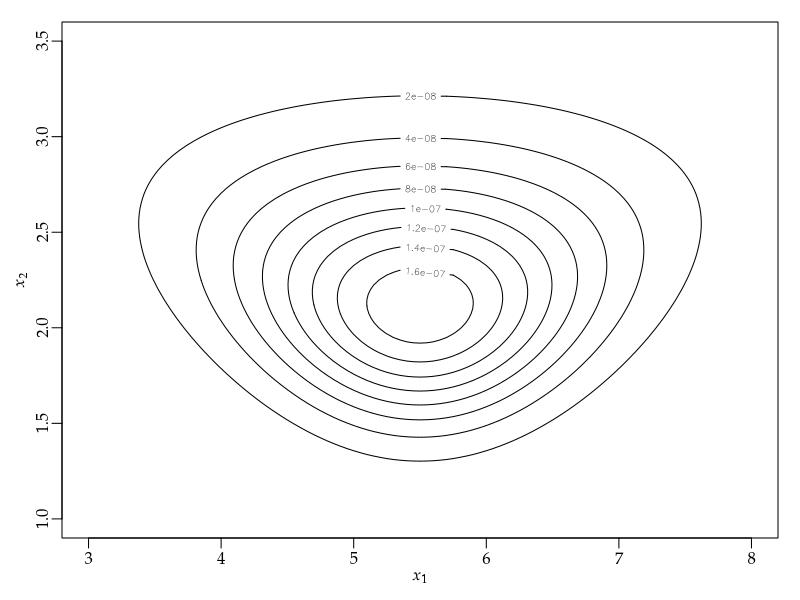

The R source for this figure: (Note: this script raises an error after producing the figure.)
args = commandArgs()
basename = sub(".R$", "", sub("^--file=(.*/)?", "", args[grep("^--file=", args)]))
if (length(basename) != 0)
    pdf(file=paste0(basename, "_tmp.pdf"), colormodel="gray", width=4, height=4)
par(family="Palatino")
par(mgp=c(1.5,0.5,0)) # title and axis margins. default: c(3,1,0)
par(mar=c(3,3,1,1)+0.1) # bottom, left, top, right margins. default: c(5,4,4,2)+0.1

y = 1:10
n = length(y)
ybar = mean(y)
s2 = var(y)
f = function(x1, x2) {
  exp(-n*x2/2) * exp(-((n-1)*s2+n*(ybar-x1)^2) / (2*exp(x2)))
}
x1 = seq(3, 8, length.out=101)
x2 = seq(1, 3.5, length.out=101)
contour(x1, x2, outer(x1,x2,Vectorize(f)),
        xlab=expression(italic(x)[1]), ylab=expression(italic(x)[2]))

dev.off()
embedFonts(paste0(basename, "_tmp.pdf"), outfile=paste0(basename, ".pdf"),
           options="-c \"<</NeverEmbed []>> setdistillerparams\" -f ")
